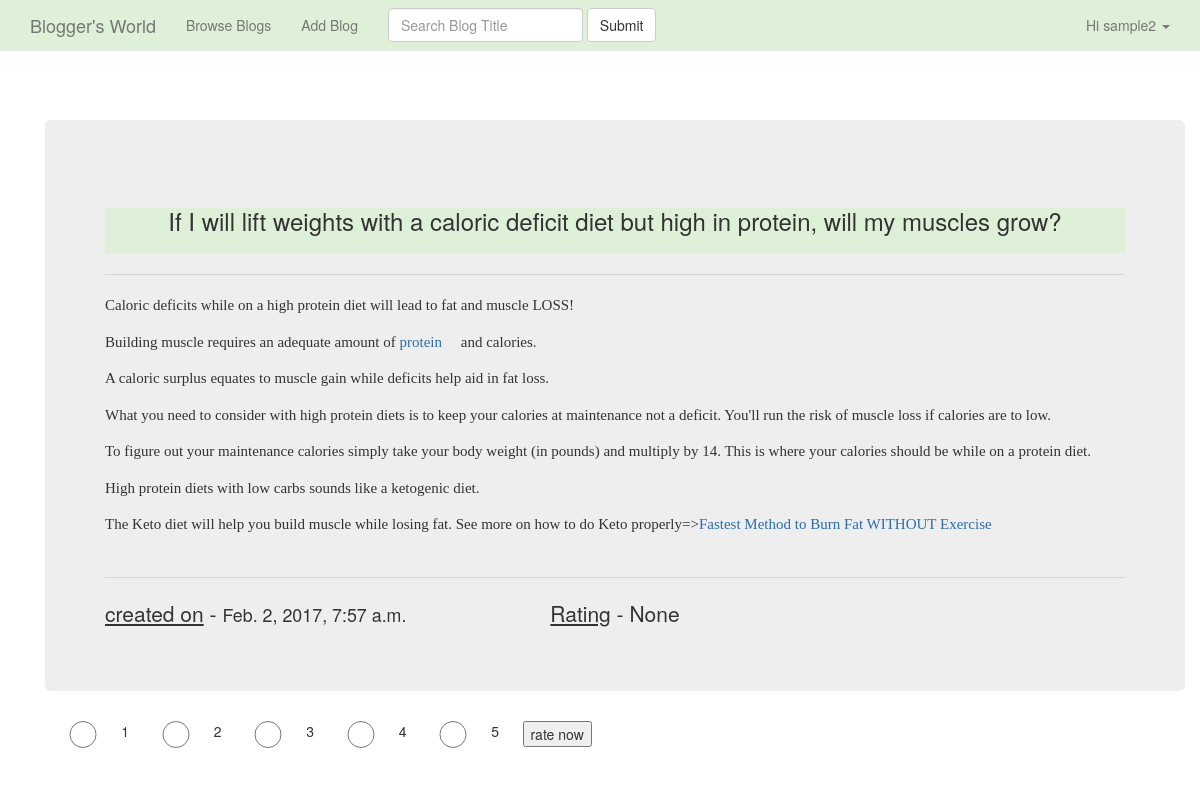
/blog/view_one/13 (signed in), run on the app's committed database.
### blog/models.py (models this page shows, shortened)
class Blog(models.Model):
    author = models.ForeignKey(User, on_delete=models.CASCADE)
    title = models.CharField(max_length=150)
    content = tinymce_models.HTMLField()
    created_on = models.DateTimeField()

### blog/views.py (the view)
# urls.py: url(r'^view_one/(?P<pk>\d+)', DetailBlog.as_view(), name='single_blog'),
class DetailBlog(DetailView) :
    template_name = 'blog/view_single_blog.html'
    def get_queryset(self, **kwargs):
        queryset = Blog.objects.filter(pk=self.kwargs['pk'])
        return queryset
    def get_context_data(self, **kwargs):
        context = super(DetailBlog, self).get_context_data(**kwargs)
        obj = Blog.objects.get(pk=self.kwargs['pk'])
        rating = Rating.objects.filter(blog_name__title=obj.title)
        context['rating'] = rating.aggregate(Avg('rating'))
        return context

### templates/blog/view_single_blog.html (shortened to what this page needs)
{% extends 'base.html' %}
{% block contents %}
    <div class="container">
        <div class="jumbotron " style="margin-top:50px;">
                <div class="content-header bg-success text-center page-header">
                    <h3>{{ object.title | capfirst }}</h3>
                </div>
                <hr>
                <div class="content" style="width:100%; overflow:hidden;">
                    {{ object.content | safe }}
                </div>
                <hr>
        <div class="row">
            <div class="bg-success">
                <p class="col-md-4 text-left text"><u>created on</u> - <small>{{ object.created_on }}</small></p>
                <p class="col-md-4 text-center "><u>Rating</u> - {{ rating.rating__avg }}</p>
            </div>
        </div>
    </div>
    <div class="container">
        <div class="row">
            <form class="form-horizontal col-md-6">
                <input type="radio" name="rating" value="1" class="col-md-1 checkbox"/><span class="col-md-1">1</span>
                <input type="radio" name="rating" value="2" class="col-md-1 checkbox"/><span class="col-md-1">2</span>
                <input type="radio" name="rating" value="3" class="col-md-1 checkbox"/><span class="col-md-1">3</span>
                <input type="radio" name="rating" value="4" class="col-md-1 checkbox"/><span class="col-md-1">4</span>
                <input type="radio" name="rating" value="5" class="col-md-1 checkbox"/><span class="col-md-1">5</span>
                <input type="button" id="submitButton" value="rate now" />
            </form>
        </div>
    </div>
{% endblock contents %}

### templates/base.html (shortened to what this page needs)
<!DOCTYPE html>
<html lang="en">
<head>
    <link rel="stylesheet" href="https://maxcdn.bootstrapcdn.com/bootstrap/3.3.7/css/bootstrap.min.css" />
</head>
<body style="padding-top:70px">
    <nav class="navbar navbar-default navbar-fixed-top bg-primary">
        <div class="container-fluid bg-success">
            <div class="container-fluid">
                <div class="navbar-header">
                    <a class="navbar-brand" href="{% url 'home' %}">Blogger's World</a>
                </div >
                <div class="collapse navbar-collapse bg-success" id="bs-example-navbar-collapse-1">
                    <ul class="nav navbar-nav">
                        <li class=""><a href="{%  url 'view_all' %}">Browse Blogs <span class="sr-only">(current)</span></a></li>
                        <li><a href="{% url 'add_blog' %}">Add Blog</a></li>
                    </ul>
                        <form class="navbar-form navbar-left" role="search">
                            <div class="form-group">
                                <input type="text" class="form-control" placeholder="Search Blog Title">
                            </div >
                            <button type="submit" class="btn btn-default">Submit</button>
                        </form>
                        {% if user.is_authenticated %}
                            <ul class="nav navbar-nav navbar-right">
                                <li class="dropdown">
                                    <a href="#" class="dropdown-toggle" data-toggle="dropdown" role="button" aria-haspopup="true" aria-expanded="false">Hi {{ user.get_username }} <span class="caret"></span></a>
                                </li>
                            </ul>
                        {% endif %}
                    </div >
            </div >
        </div>
    </nav>
    <div class="container">
        {% block contents %}
        {% endblock contents %}
    </div>
</body>
</html>

### data on the page
Blog: title "If I will lift weights with a caloric deficit diet but high in protein, will my muscles grow?", content "Caloric deficits while on a high protein diet will lead to fat and muscle LOSS! Building muscle requires an adequate amount of protein and calories. A caloric surplus equates to muscle gain while deficits help aid in fat loss. What you need to consider with high protein diets is to keep your calories at maintenance not a deficit. You'll run the risk of muscle loss if calories are to low. To figure out your maintenance calories simply take your body weight (in pounds) and multiply by 14. This is where your calories should be while on a protein diet. High protein diets with low carbs sounds like a ketogenic diet. The Keto diet will help you build muscle while losing fat. See more on how to do…", created_on "Feb. 2, 2017, 7:57 a.m."

### other printed values
{{ user.get_username }} "sample2"
{{ rating.rating__avg }} "None"
